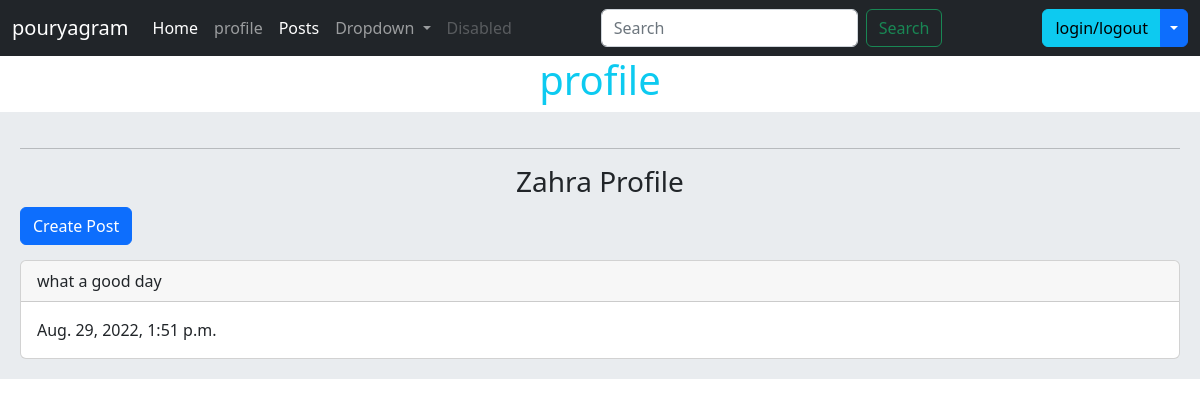
Page /account/profile/5/ (signed in) on the earlier database version.
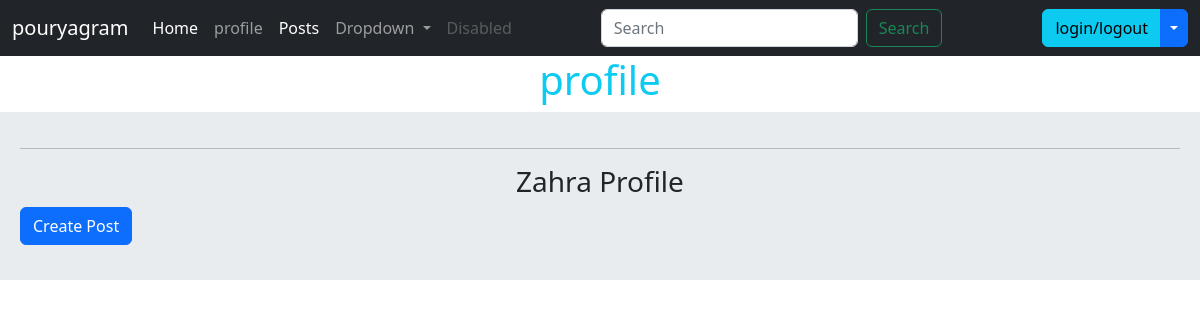
Same page on the later database version.
### post/models.py (models this page shows, shortened)
class Post(models.Model):
    user = models.ForeignKey(User, on_delete=models.CASCADE)
    title = models.CharField(max_length=100)
    slug = models.SlugField(max_length=100)
    caption = models.TextField()
    created = models.DateTimeField(auto_now_add=True)
    updated = models.DateTimeField(auto_now=True)
    is_puplished = models.BooleanField(default=False)
    image = models.OneToOneField(Image, on_delete=models.CASCADE)

### account/views.py (the view)
# urls.py: path('profile/<int:user_id>/', UserProfileView.as_view(), name='profile')
class UserProfileView(LoginRequiredMixin, View):
    def get(self, request, user_id):
        user = User.objects.get(id=user_id)
        posts = Post.objects.filter(user=user)
        context = {
            'web_user': user,
            'posts': posts
        }
        return render(request, 'account/profile.html', context)

### account/templates/account/profile.html (shortened to what this page needs)
{% extends 'base.html' %}
{% block page_name %}
    <h1>
        <center class="text-info"> profile</center>
    </h1>{% endblock %}
{% block content %}
    <hr>
    <h3>
        <center> {{ web_user.username|capfirst }} Profile</center>
    </h3>
    {% if request.user.id == web_user.id or request.user.is_superuser %}
        <a style="margin-bottom: 15px;" href="{% url 'post:create-post' %}" class="btn btn-primary"> Create Post </a>
    {% endif %}
    {% for post in posts %}
        <div class="card">
        <div class="card-header">
            {{ post.title }}
        </div>
        <div class="card-body">
            {{ post.created }}
        </div>
    {% endfor %}
</div>
{% endblock %}

Differences in the rows shown:
removed Post: title "what a good day", created "Aug. 29, 2022, 1:51 p.m."
